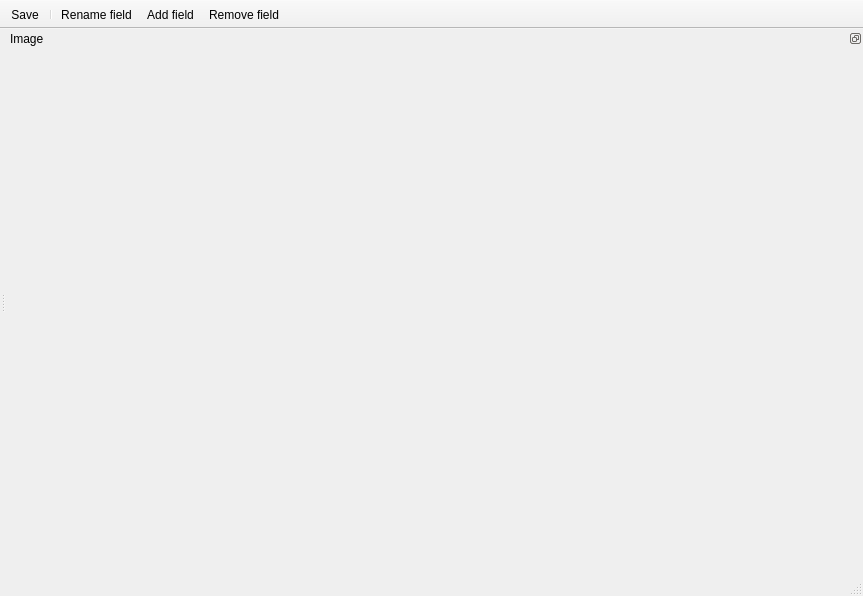
<?xml version="1.0" encoding="UTF-8"?>
<ui version="4.0">
 <class>MainWindow</class>
 <widget class="QMainWindow" name="MainWindow">
  <property name="geometry">
   <rect>
    <x>0</x>
    <y>0</y>
    <width>863</width>
    <height>596</height>
   </rect>
  </property>
  <property name="windowTitle">
   <string>Image labeler PRO</string>
  </property>
  <property name="windowIcon">
   <iconset resource="res.qrc">
    <normaloff>:/images/icon</normaloff>:/images/icon</iconset>
  </property>
  <widget class="QWidget" name="centralWidget">
   <property name="sizePolicy">
    <sizepolicy hsizetype="Maximum" vsizetype="Maximum">
     <horstretch>0</horstretch>
     <verstretch>0</verstretch>
    </sizepolicy>
   </property>
  </widget>
  <widget class="QToolBar" name="mainToolBar">
   <property name="movable">
    <bool>false</bool>
   </property>
   <attribute name="toolBarArea">
    <enum>TopToolBarArea</enum>
   </attribute>
   <attribute name="toolBarBreak">
    <bool>false</bool>
   </attribute>
   <addaction name="actionSave"/>
   <addaction name="separator"/>
   <addaction name="actionRename_field"/>
   <addaction name="actionAdd_field"/>
   <addaction name="actionRemove_field"/>
  </widget>
  <widget class="QStatusBar" name="statusBar"/>
  <widget class="QDockWidget" name="dockWidget">
   <property name="sizePolicy">
    <sizepolicy hsizetype="Minimum" vsizetype="Minimum">
     <horstretch>0</horstretch>
     <verstretch>0</verstretch>
    </sizepolicy>
   </property>
   <property name="minimumSize">
    <size>
     <width>300</width>
     <height>300</height>
    </size>
   </property>
   <property name="floating">
    <bool>false</bool>
   </property>
   <property name="features">
    <set>QDockWidget::DockWidgetFloatable|QDockWidget::DockWidgetMovable</set>
   </property>
   <property name="windowTitle">
    <string>Image</string>
   </property>
   <attribute name="dockWidgetArea">
    <number>2</number>
   </attribute>
   <widget class="QWidget" name="dockWidgetContents">
    <property name="sizePolicy">
     <sizepolicy hsizetype="Preferred" vsizetype="Preferred">
      <horstretch>0</horstretch>
      <verstretch>0</verstretch>
     </sizepolicy>
    </property>
   </widget>
  </widget>
  <widget class="QMenuBar" name="menuBar">
   <property name="geometry">
    <rect>
     <x>0</x>
     <y>0</y>
     <width>863</width>
     <height>26</height>
    </rect>
   </property>
  </widget>
  <action name="actionSave">
   <property name="icon">
    <iconset resource="res.qrc">
     <normaloff>:/images/saveimg</normaloff>:/images/saveimg</iconset>
   </property>
   <property name="text">
    <string>Save</string>
   </property>
   <property name="shortcut">
    <string>Ctrl+S</string>
   </property>
  </action>
  <action name="actionRename_field">
   <property name="icon">
    <iconset resource="res.qrc">
     <normaloff>:/images/editimg</normaloff>:/images/editimg</iconset>
   </property>
   <property name="text">
    <string>Rename field</string>
   </property>
  </action>
  <action name="actionAdd_field">
   <property name="icon">
    <iconset resource="res.qrc">
     <normaloff>:/images/addimg</normaloff>:/images/addimg</iconset>
   </property>
   <property name="text">
    <string>Add field</string>
   </property>
  </action>
  <action name="actionRemove_field">
   <property name="icon">
    <iconset resource="res.qrc">
     <normaloff>:/images/removeimg</normaloff>:/images/removeimg</iconset>
   </property>
   <property name="text">
    <string>Remove field</string>
   </property>
  </action>
 </widget>
 <layoutdefault spacing="6" margin="11"/>
 <resources>
  <include location="res.qrc"/>
 </resources>
 <connections/>
</ui>
